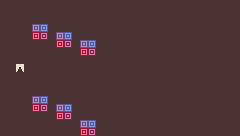

Rendered tile map (Tiled .tmx) drawn with the repository's tilesets; below, a short description and the full map source, tile grids included:
An orthogonal 30x17 tile map with 8x8 px tiles, 1 tile layer (piso) and 7 objects.

<map version="1.10" tiledversion="1.12.2" orientation="orthogonal" renderorder="right-down" width="30" height="17" tilewidth="8" tileheight="8" infinite="0" nextlayerid="7" nextobjectid="73">
 <editorsettings>
  <export target="nivelB1.lua" format="lua" />
 </editorsettings>
 <tileset firstgid="1" name="fondo_tileset2" tilewidth="8" tileheight="8" tilecount="144" columns="12">
  <image source="fondo_tileset2.png" width="96" height="96" />
 </tileset>
 <layer id="1" name="piso" width="30" height="17">
  <data encoding="csv">
22,22,22,22,22,22,22,22,22,22,22,22,22,22,22,22,22,22,22,22,22,22,22,22,22,22,22,22,22,22,
22,22,22,22,22,22,22,22,22,22,22,22,22,22,22,22,22,22,22,22,22,22,22,22,22,22,22,22,22,22,
22,22,22,22,22,22,22,22,22,22,22,22,22,22,22,22,22,22,22,22,22,22,22,22,22,22,22,22,22,22,
22,22,22,22,113,114,22,22,22,22,22,22,22,22,22,22,22,22,22,22,22,22,22,22,22,22,22,22,22,22,
22,22,22,22,125,126,22,113,114,22,22,22,22,22,22,22,22,22,22,22,22,22,22,22,22,22,22,22,22,22,
22,22,22,22,22,22,22,125,126,22,113,114,22,22,22,22,22,22,22,22,22,22,22,22,22,22,22,22,22,22,
22,22,22,22,22,22,22,22,22,22,125,126,22,22,22,22,22,22,22,22,22,22,22,22,22,22,22,22,22,22,
22,22,22,22,22,22,22,22,22,22,22,22,22,22,22,22,22,22,22,22,22,22,22,22,22,22,22,22,22,22,
22,22,4,22,22,22,22,22,22,22,22,22,22,22,22,22,22,22,22,22,22,22,22,22,22,22,22,22,22,22,
22,22,22,22,22,22,22,22,22,22,22,22,22,22,22,22,22,22,22,22,22,22,22,22,22,22,22,22,22,22,
22,22,22,22,22,22,22,22,22,22,22,22,22,22,22,22,22,22,22,22,22,22,22,22,22,22,22,22,22,22,
22,22,22,22,22,22,22,22,22,22,22,22,22,22,22,22,22,22,22,22,22,22,22,22,22,22,22,22,22,22,
22,22,22,22,113,114,22,22,22,22,22,22,22,22,22,22,22,22,22,22,22,22,22,22,22,22,22,22,22,22,
22,22,22,22,125,126,22,113,114,22,22,22,22,22,22,22,22,22,22,22,22,22,22,22,22,22,22,22,22,22,
22,22,22,22,22,22,22,125,126,22,22,22,22,22,22,22,22,22,22,22,22,22,22,22,22,22,22,22,22,22,
22,22,22,22,22,22,22,22,22,22,113,114,22,22,22,22,22,22,22,22,22,22,22,22,22,22,22,22,22,22,
22,22,22,22,22,22,22,22,22,22,125,126,22,22,22,22,22,22,22,22,22,22,22,22,22,22,22,22,22,22
</data>
 </layer>
 <objectgroup id="2" name="paredes">
  <object id="65" x="232.25" y="1.5" width="7.5" height="134.25" />
  <object id="66" x="0.25" y="0.25" width="7.25" height="77.0833" />
  <object id="67" x="0.25" y="80" width="8.25" height="54.5" />
  <object id="68" x="10.5" y="128.5" width="220.5" height="6.5" />
  <object id="69" x="9" y="0.5" width="222" height="9" />
 </objectgroup>
 <objectgroup id="5" name="puerta">
  <properties>
   <property name="destino" value="inspiraciones" />
  </properties>
  <object id="70" x="15.667" y="63.8333" width="15" height="16">
   <properties>
    <property name="destino" value="plano" />
   </properties>
  </object>
 </objectgroup>
 <objectgroup id="6" name="spawn">
  <properties>
   <property name="desde" value="plano" />
  </properties>
  <object id="71" x="213.583" y="108.417" width="14" height="16">
   <properties>
    <property name="desde" value="presentacion1" />
   </properties>
  </object>
 </objectgroup>
</map>
